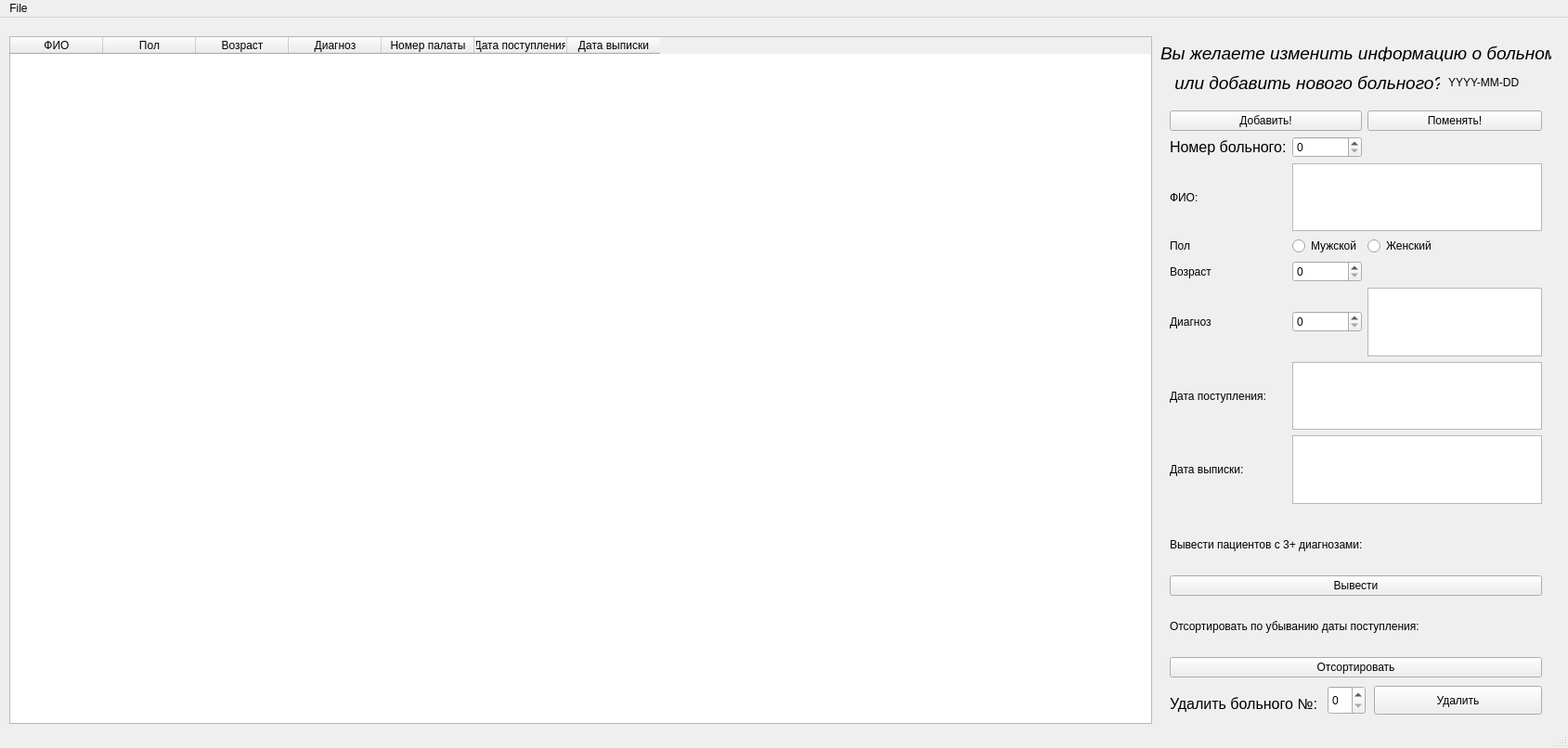
<?xml version="1.0" encoding="UTF-8"?>
<ui version="4.0">
 <class>MainWindow</class>
 <widget class="QMainWindow" name="MainWindow">
  <property name="geometry">
   <rect>
    <x>0</x>
    <y>0</y>
    <width>1689</width>
    <height>806</height>
   </rect>
  </property>
  <property name="windowTitle">
   <string>MainWindow</string>
  </property>
  <widget class="QWidget" name="centralwidget">
   <widget class="QLabel" name="label_7">
    <property name="geometry">
     <rect>
      <x>1250</x>
      <y>30</y>
      <width>421</width>
      <height>17</height>
     </rect>
    </property>
    <property name="font">
     <font>
      <pointsize>14</pointsize>
      <italic>true</italic>
      <bold>false</bold>
      <underline>false</underline>
      <strikeout>false</strikeout>
     </font>
    </property>
    <property name="text">
     <string>Вы желаете изменить информацию о больном</string>
    </property>
   </widget>
   <widget class="QWidget" name="gridLayoutWidget_2">
    <property name="geometry">
     <rect>
      <x>1260</x>
      <y>540</y>
      <width>401</width>
      <height>171</height>
     </rect>
    </property>
    <layout class="QGridLayout" name="gridLayout_3">
     <item row="1" column="0">
      <widget class="QPushButton" name="SortByDiagnozButton">
       <property name="text">
        <string>Вывести</string>
       </property>
      </widget>
     </item>
     <item row="3" column="0">
      <widget class="QPushButton" name="SortByDateButton_2">
       <property name="text">
        <string>Отсортировать</string>
       </property>
      </widget>
     </item>
     <item row="0" column="0">
      <widget class="QLabel" name="label_9">
       <property name="text">
        <string>Вывести пациентов с 3+ диагнозами:</string>
       </property>
      </widget>
     </item>
     <item row="2" column="0">
      <widget class="QLabel" name="label_10">
       <property name="text">
        <string>Отсортировать по убыванию даты поступления:</string>
       </property>
      </widget>
     </item>
    </layout>
   </widget>
   <widget class="QWidget" name="layoutWidget">
    <property name="geometry">
     <rect>
      <x>1260</x>
      <y>100</y>
      <width>401</width>
      <height>424</height>
     </rect>
    </property>
    <layout class="QGridLayout" name="gridLayout_4">
     <item row="10" column="0">
      <widget class="QLabel" name="ageIntervalLabel_2">
       <property name="text">
        <string>Дата выписки:</string>
       </property>
      </widget>
     </item>
     <item row="3" column="0">
      <widget class="QLabel" name="fioLabel_2">
       <property name="text">
        <string>ФИО:</string>
       </property>
      </widget>
     </item>
     <item row="9" column="0">
      <widget class="QLabel" name="weightLabel_2">
       <property name="text">
        <string>Дата поступления:</string>
       </property>
      </widget>
     </item>
     <item row="2" column="1">
      <widget class="QSpinBox" name="NumberSpin"/>
     </item>
     <item row="8" column="0">
      <widget class="QLabel" name="highLabel_2">
       <property name="text">
        <string>Диагноз </string>
       </property>
      </widget>
     </item>
     <item row="2" column="0">
      <widget class="QLabel" name="Number">
       <property name="font">
        <font>
         <pointsize>12</pointsize>
        </font>
       </property>
       <property name="text">
        <string>Номер больного:</string>
       </property>
      </widget>
     </item>
     <item row="1" column="2">
      <widget class="QPushButton" name="changeButton_2">
       <property name="text">
        <string>Поменять!</string>
       </property>
      </widget>
     </item>
     <item row="5" column="2">
      <widget class="QRadioButton" name="womanRadioButton_2">
       <property name="text">
        <string>Женский</string>
       </property>
      </widget>
     </item>
     <item row="8" column="2">
      <widget class="QTextEdit" name="updateDiagnoz_4"/>
     </item>
     <item row="5" column="0">
      <widget class="QLabel" name="sexLabel_2">
       <property name="text">
        <string>Пол</string>
       </property>
      </widget>
     </item>
     <item row="6" column="0">
      <widget class="QLabel" name="ageLabel_2">
       <property name="text">
        <string>Возраст</string>
       </property>
      </widget>
     </item>
     <item row="5" column="1">
      <widget class="QRadioButton" name="manRadioButton_2">
       <property name="text">
        <string>Мужской</string>
       </property>
      </widget>
     </item>
     <item row="6" column="1">
      <widget class="QSpinBox" name="AgeSpin_3"/>
     </item>
     <item row="3" column="1" colspan="2">
      <widget class="QTextEdit" name="enterFIO_5"/>
     </item>
     <item row="9" column="1" colspan="2">
      <widget class="QTextEdit" name="enterAdmissionDate"/>
     </item>
     <item row="8" column="1">
      <widget class="QSpinBox" name="DiagnozSpin_2"/>
     </item>
     <item row="10" column="1" colspan="2">
      <widget class="QTextEdit" name="enterExtractDate"/>
     </item>
     <item row="1" column="0" colspan="2">
      <widget class="QPushButton" name="addButton_2">
       <property name="text">
        <string>Добавить!</string>
       </property>
      </widget>
     </item>
    </layout>
   </widget>
   <widget class="QLabel" name="label_11">
    <property name="geometry">
     <rect>
      <x>1260</x>
      <y>729</y>
      <width>171</width>
      <height>21</height>
     </rect>
    </property>
    <property name="font">
     <font>
      <pointsize>12</pointsize>
     </font>
    </property>
    <property name="text">
     <string>Удалить больного №:</string>
    </property>
   </widget>
   <widget class="QSpinBox" name="personForDeleteNumberSpin">
    <property name="geometry">
     <rect>
      <x>1430</x>
      <y>720</y>
      <width>41</width>
      <height>31</height>
     </rect>
    </property>
   </widget>
   <widget class="QTableWidget" name="table">
    <property name="geometry">
     <rect>
      <x>10</x>
      <y>20</y>
      <width>1231</width>
      <height>741</height>
     </rect>
    </property>
    <column>
     <property name="text">
      <string>ФИО</string>
     </property>
    </column>
    <column>
     <property name="text">
      <string>Пол</string>
     </property>
    </column>
    <column>
     <property name="text">
      <string>Возраст</string>
     </property>
    </column>
    <column>
     <property name="text">
      <string>Диагноз</string>
     </property>
    </column>
    <column>
     <property name="text">
      <string>Номер палаты</string>
     </property>
    </column>
    <column>
     <property name="text">
      <string>Дата поступления</string>
     </property>
    </column>
    <column>
     <property name="text">
      <string>Дата выписки</string>
     </property>
    </column>
   </widget>
   <widget class="QPushButton" name="deleteButton">
    <property name="geometry">
     <rect>
      <x>1480</x>
      <y>720</y>
      <width>181</width>
      <height>31</height>
     </rect>
    </property>
    <property name="text">
     <string>Удалить</string>
    </property>
   </widget>
   <widget class="QLabel" name="label_12">
    <property name="geometry">
     <rect>
      <x>1260</x>
      <y>60</y>
      <width>291</width>
      <height>20</height>
     </rect>
    </property>
    <property name="font">
     <font>
      <pointsize>14</pointsize>
      <italic>true</italic>
     </font>
    </property>
    <property name="text">
     <string> или добавить нового больного?</string>
    </property>
   </widget>
   <widget class="QLabel" name="label">
    <property name="geometry">
     <rect>
      <x>1560</x>
      <y>60</y>
      <width>101</width>
      <height>20</height>
     </rect>
    </property>
    <property name="text">
     <string>YYYY-MM-DD</string>
    </property>
   </widget>
  </widget>
  <widget class="QMenuBar" name="menubar">
   <property name="geometry">
    <rect>
     <x>0</x>
     <y>0</y>
     <width>1689</width>
     <height>22</height>
    </rect>
   </property>
   <widget class="QMenu" name="menuFile">
    <property name="title">
     <string>File</string>
    </property>
    <addaction name="OpenAction"/>
    <addaction name="SaveAction"/>
   </widget>
   <addaction name="menuFile"/>
  </widget>
  <widget class="QStatusBar" name="statusbar"/>
  <action name="OpenAction">
   <property name="text">
    <string>Open</string>
   </property>
  </action>
  <action name="SaveAction">
   <property name="text">
    <string>Save</string>
   </property>
  </action>
 </widget>
 <resources/>
 <connections/>
</ui>
